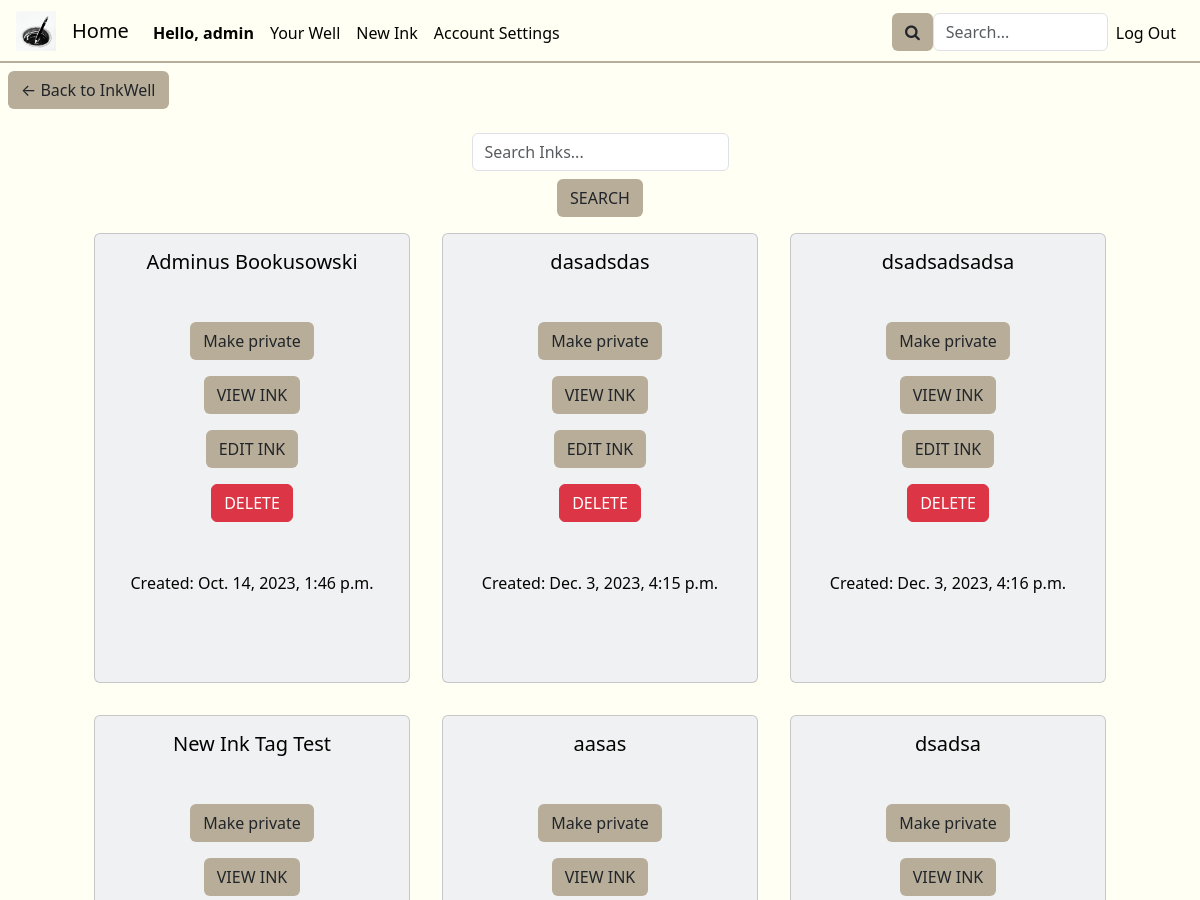
Page /ink_settings (signed in, upper part) on the earlier database version.
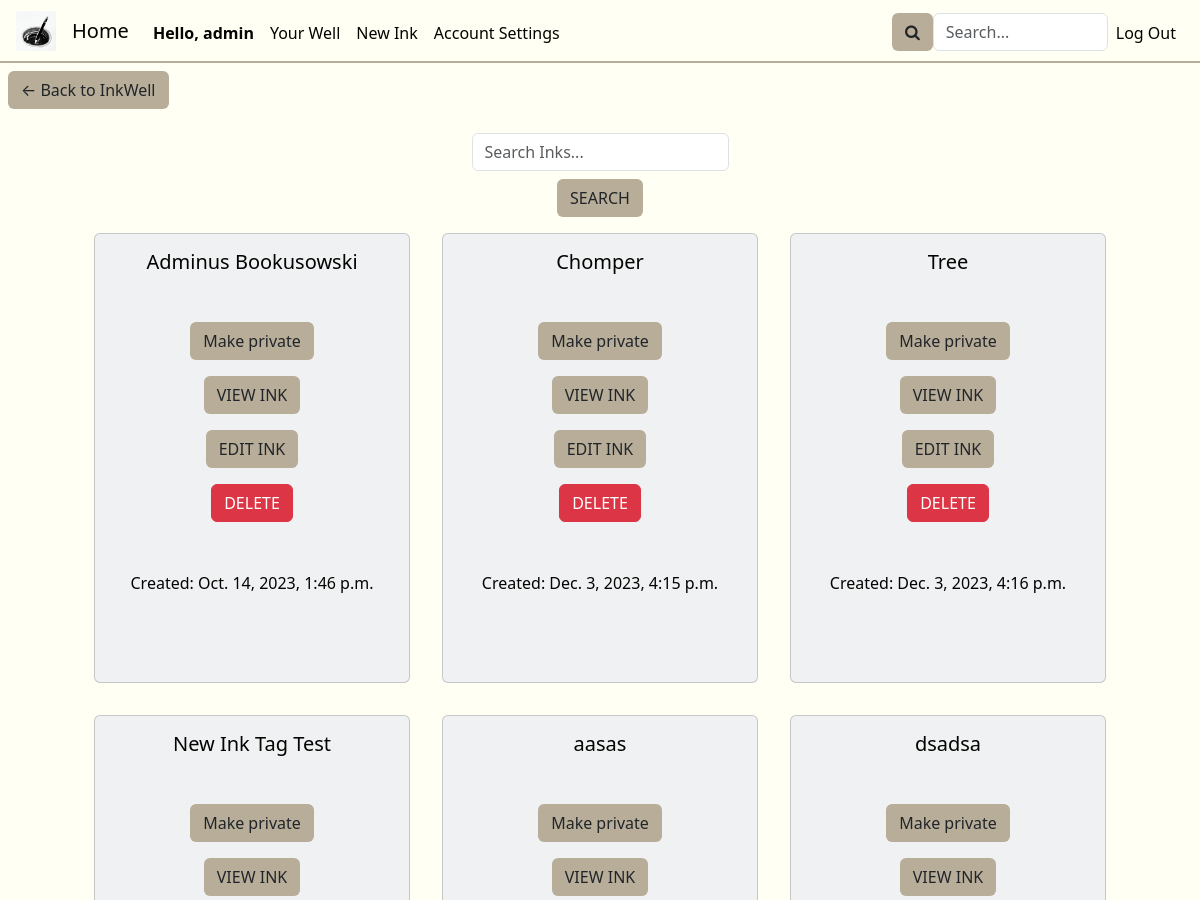
Same page on the later database version.
### inkwell/models.py (models this page shows, shortened)
class Ink(models.Model):
    wellOrigin = models.ForeignKey(Well, on_delete=models.CASCADE, related_name="well_pk", default="")
    inkOwner = models.ForeignKey(User, on_delete=models.CASCADE, related_name="ink_owner", default="")
    coAuthors = models.ManyToManyField(User, related_name="CoAuthors", blank=True)
    privateStatus = models.BooleanField(default=False)
    updateStatus = models.BooleanField(default=False) # If the Ink is edited at least once, this changes to true
    ink_following = models.ManyToManyField(User, related_name="ink_following", blank=True)
    tags = models.ManyToManyField(Tag, related_name="tags", blank=True)
    description = models.CharField(max_length=500, default="")
    title = models.CharField(max_length=64, default="")
    views = models.PositiveBigIntegerField(default=0)
    creation_date = models.DateTimeField(default=timezone.now, editable=False)

### inkwell/views.py (the view)
# urls.py: path('ink_settings', views.ink_settings, {'inkQuery':''}, name='ink_settings'),
@login_required
def ink_settings(request, inkQuery):
    if inkQuery == "":
        retrieve_inks = Ink.objects.filter(inkOwner=request.user)
    else:
        retrieve_inks = Ink.objects.filter(inkOwner=request.user, title__contains=inkQuery)
    return render(request, "inkwell/ink_settings.html", {
        "inks": retrieve_inks,
        "title": "Ink Settings"
    })

### inkwell/templates/inkwell/ink_settings.html (shortened to what this page needs)
{% extends "inkwell/layout.html" %}
{% block body %}
<a href="{% url 'well' username=request.user.username %}"><button class="backToInkWell btn btn-khaki">&larr; Back to InkWell</button></a>
<div class="inkSettingsRow row d-flex justify-content-center">
    <div class="disFdirColAliCen">
        <form class="form disFdirColAliCen" action="{% url 'searchInkSettings' %}" method="post">
            <input placeholder="Search Inks..." type="text" class="searchInput-style form-control" id="searchInput" name="searchInkSettingsQuery">
            <button class="btn btn-khaki mt-2" type="submit">SEARCH</button>
        </form>
    </div>
    {% for ink in inks %}
        <div class="card col-md-4">
            <div class="card-title text-center">
                <h5 class="lead">{{ ink.title }}</h5>
            </div>
            <div class="card-body disFdirColAliCen">
                <form class="form privatizeInkForm disFdirColAliCen" method="post">
                    {% if ink.privateStatus %}
                        <button class="btn btn-khaki" id="makeInkPublic" type="submit" onclick="privatizeInk('{{ink.id}}', 'makePublic')">Make public</button>
                    {% else %}
                        <button class="btn btn-khaki" id="makeInkPrivate" type="submit" onclick="privatizeInk('{{ink.id}}', 'makePrivate')">Make private</button>
                    {% endif %}
                </form>
                <a href="{% url 'ink_view' inkID=ink.id %}"><button class="btn btn-khaki">VIEW INK</button></a>
                <a href="{% url 'edit_ink' inkID=ink.id %}"><button class="btn btn-khaki">EDIT INK</button></a>
                <a href="{% url 'delete_ink' inkID=ink.id %}"><button class="btn btn-danger">DELETE</button></a>
                <span>Created: {{ ink.creation_date }}</span>
            </div>
        </div>
    {% endfor %}
</div>
{% endblock %}

Differences in the rows shown:
changed Ink: title "dasadsdas" → "Chomper"
changed Ink: title "dsadsadsadsa" → "Tree"
